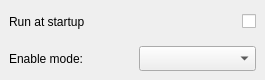
<?xml version="1.0" encoding="UTF-8"?>
<ui version="4.0">
 <class>QMS</class>
 <widget class="QMainWindow" name="QMS">
  <property name="geometry">
   <rect>
    <x>0</x>
    <y>0</y>
    <width>265</width>
    <height>80</height>
   </rect>
  </property>
  <property name="minimumSize">
   <size>
    <width>265</width>
    <height>0</height>
   </size>
  </property>
  <property name="windowTitle">
   <string>QMS - Settings</string>
  </property>
  <widget class="QWidget" name="centralwidget">
   <layout class="QGridLayout" name="gridLayout">
    <property name="spacing">
     <number>12</number>
    </property>
    <item row="0" column="0">
     <widget class="QLabel" name="label">
      <property name="minimumSize">
       <size>
        <width>0</width>
        <height>25</height>
       </size>
      </property>
      <property name="text">
       <string>Run at startup</string>
      </property>
     </widget>
    </item>
    <item row="0" column="1">
     <widget class="QCheckBox" name="startupCheckBox">
      <property name="minimumSize">
       <size>
        <width>0</width>
        <height>25</height>
       </size>
      </property>
      <property name="layoutDirection">
       <enum>Qt::LayoutDirection::RightToLeft</enum>
      </property>
      <property name="text">
       <string/>
      </property>
     </widget>
    </item>
    <item row="1" column="0">
     <widget class="QLabel" name="label_2">
      <property name="minimumSize">
       <size>
        <width>0</width>
        <height>25</height>
       </size>
      </property>
      <property name="text">
       <string>Enable mode:</string>
      </property>
     </widget>
    </item>
    <item row="1" column="1">
     <widget class="QComboBox" name="modeComboBox">
      <property name="minimumSize">
       <size>
        <width>0</width>
        <height>25</height>
       </size>
      </property>
      <property name="currentText">
       <string/>
      </property>
     </widget>
    </item>
   </layout>
  </widget>
 </widget>
 <resources/>
 <connections/>
</ui>
